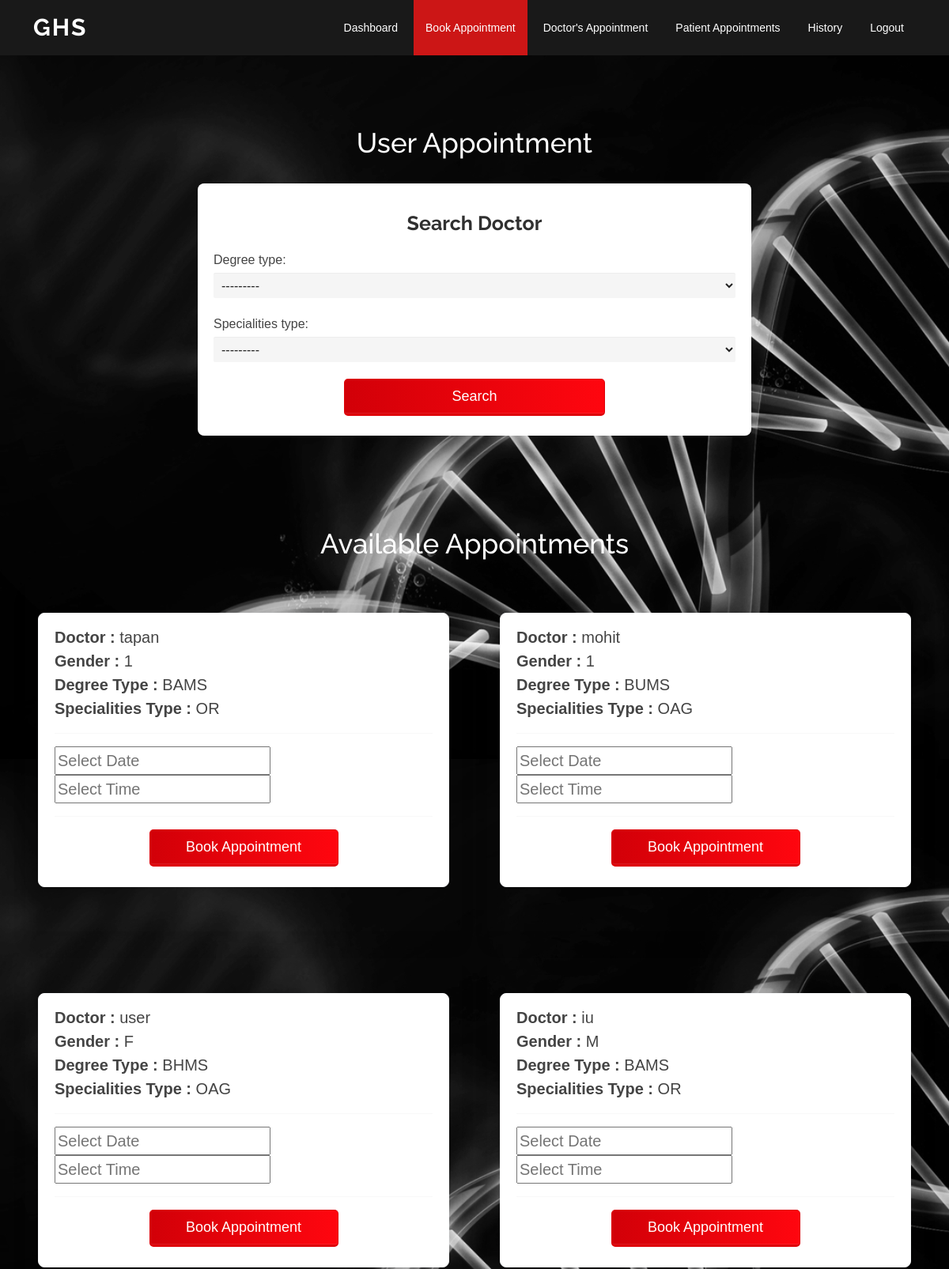
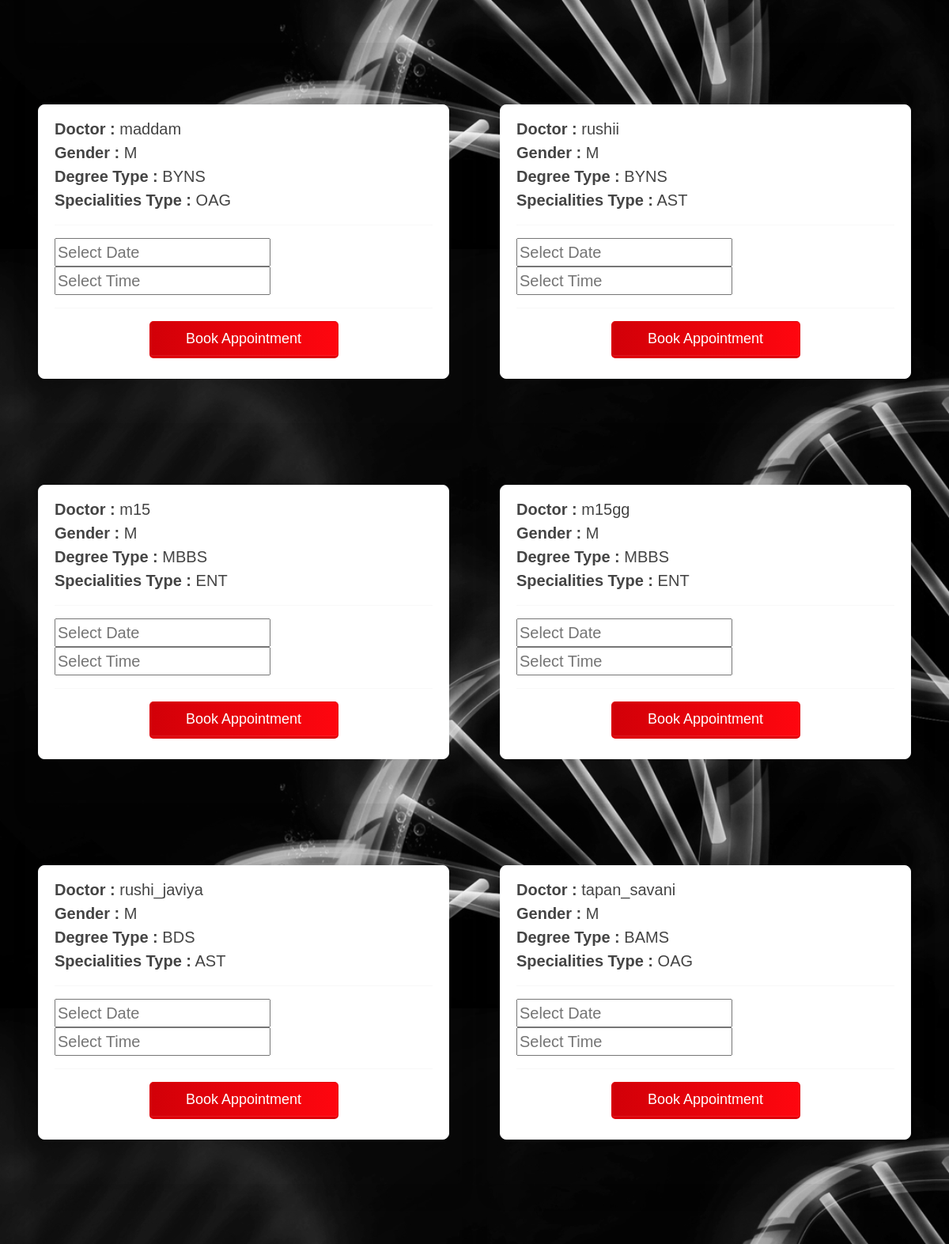
/book_appointment (signed in, upper part), run on the app's committed database (2 pictures, top to bottom).
### ghsapp/models.py (models this page shows)
class doctorInfo(models.Model):
    DEGREE_CHOICES = [
        ("MBBS", "Bachelor of Medicine, Bachelor of Surgery(MBBS)"),
        ("BDS", "Bachelor of Dental Surgery(BDS)"),
        ("BAMS", "Bachelor of Ayurvedic Medicine and Surgery(BAMS)"),
        ("BUMS", "Bachelor of Unani Medicine and Surgery(BUMS)"),
        ("BHMS", "Bachelor of Homeopathy Medicine and Surgery(BHMS)"),
        ("BYNS", "Bachelor of Yoga and Naturopathy Sciences(BYNS)"),
        ("B.V.Sc & AH", "Bachelor of Veterinary Sciences and Animal Husbandry(BVSc&AH)"),
        ("MD", "Doctor of Medicine(MD)"),
        ("MS", "Master of Surgery(MS)"),
        ("DM", "Doctorate of Medicine(DM)"),
    ]
    SPECIALITIES_CHOICES = [
        ("ENT", "Ear, Nose and Throat"),
        ("GS", "General Surgery"),
        ("OP", "Ophthalmology"),
        ("OR", "Orthopaedics"),
        ("OAG", "Obstetrics and Gynaecology"),
        ("DVL", "Dermatology, Venerology and Leprosy"),
        ("AST", "Anaesthesiology"),
        ("PSY", "Psychiatry"),
        ("PTH", "Pathology"),
        ("SVD", "Skin and Venereal diseases"),
        ("PHRM", "Pharmacology"),
        ("PMR", "Physical Medicine and Rehabilitation"),
        ("PHY", "Physiology"),
        ("CRD", "Cardiology"),
        ("PDT", "Paediatrics"),
    ]
    doctor = models.ForeignKey(User, on_delete=models.CASCADE)
    mobile_number = models.CharField(max_length=12)
    profile_pic = models.ImageField(
        upload_to='static/photos/', default='photos/default.png', null=True, blank=True)
    hospital_name = models.CharField(max_length=70, blank=True)
    degree_type = models.CharField(max_length=50, choices=DEGREE_CHOICES)
    specialities_type = models.CharField(
        max_length=50, choices=SPECIALITIES_CHOICES)
    dob = models.CharField(max_length=10)
    gender = models.CharField(
        max_length=1, choices=GENDER_CHOICES)
    def __str__(self):
        return self.doctor.username

### ghsapp/views.py (the view, shortened to what this page needs)
# urls.py: path('book_appointment', views.book_appointment, name='book_appointment'),
@login_required(login_url='error')
def book_appointment(request):
    doctors = doctorInfo.objects.all()
    doctor_fil = doctor_filter(request.GET, queryset=doctors)
    context = {
        'filter': doctor_fil
    }
    try:
        doctorInfo.objects.get(doctor=request.user)
        return render(request, 'user/book_appointment.html', context)
    except:
        return render(request, 'book_appointment_user.html', context)
    return render(request, 'user/book_appointment.html', context)

### templates/user/book_appointment.html (shortened to what this page needs)
<!DOCTYPE html>
<html>
<head>
    <link rel="stylesheet" href="">
    <link href="static/assets2/vendor/aos/aos.css" rel="stylesheet">
    <link href="static/assets2/vendor/bootstrap/css/bootstrap.min.css" rel="stylesheet">
    <link href="static/assets2/vendor/bootstrap-icons/bootstrap-icons.css" rel="stylesheet">
    <link href="static/assets2/vendor/boxicons/css/boxicons.min.css" rel="stylesheet">
    <link href="static/assets2/vendor/glightbox/css/glightbox.min.css" rel="stylesheet">
    <link href="static/assets2/vendor/swiper/swiper-bundle.min.css" rel="stylesheet">
    <link href="static/assets2/css/style.css" rel="stylesheet">
</head>
<body>
    <header id="header" class="d-flex align-items-center">
        <div class="container d-flex align-items-center justify-content-between">
            <h1 class="logo"><a href="{% url 'doctor_home' %}">GHS</a></h1>
            <nav id="navbar" class="navbar">
                <ul>
                    <li><a class="nav-link scrollto" href="{% url 'doctor_home' %}">Dashboard</a></li>
                    <li><a class="nav-link scrollto active" href="{% url 'book_appointment' %}">Book Appointment</a></li>
                    <li><a class="nav-link scrollto" href="{% url 'show_appointment' %}">Doctor's Appointment</a></li>
                    <li><a class="nav-link scrollto " href="{% url 'doctor_show_appointment' %}">Patient Appointments</a>
                    </li>
                    <li><a class="nav-link scrollto" href="{% url 'history' %}">History</a></li>
                    <li><a href="{% url 'signout' %}" class="btn-get-started scrollto">Logout</a></li>
                </ul>
            </nav>
        </div>
    </header>
    <h1 style="margin-top: 160px">User Appointment</h1>
    <form method="GET">
        <h3><strong> Search Doctor </strong></h3>
        {{ filter.form.as_p }}
        <button type="submit">Search</button>
    </form>
    <br />
    <div class="page">
        <h1>Available Appointments</h1>
        <div class=" archive ">
            {% for doctor in filter.qs %}
            <article class="article ">
                <div class="Inn ">
                    <form class="border border-light " action=" " method="POST ">
                        <a><strong> Doctor :</strong></a>
                        <a>{{doctor}}</a>
                        <br />
                        <a><strong>Gender :</strong></a>
                        <a>{{doctor.gender}}</a>
                        <br />
                        <a><strong>Degree Type :</strong></a>
                        <a>{{doctor.degree_type}}</a>
                        <br />
                        <a><strong>Specialities Type :</strong></a>
                        <a>{{doctor.specialities_type}}</a>
                        <hr />
                        <input type="text " id="birthdaytime " name="date " required id="date " placeholder="Select Date " onfocus="(this.type='date' ) ">
                        <br />
                        <input type="text " name="time " required id="time " placeholder="Select Time " placeholder="Select Date " onfocus="(this.type='time' ) ">
                        <hr />
                        <button type="submit " value="{{doctor.doctor.id}} " name="doctor ">Book Appointment</button>
                    </form>
                </div>
            </article>
            {% endfor %}
        </div>
    </div>
</body>
</html>

### static/assets2/css/style.css (style rules this page uses)
body { font-family: "Open Sans", sans-serif; color: #444444; }
a { color: #cc1616; text-decoration: none; }
h1, h2, h3, h4, h5, h6 { font-family: "Raleway", sans-serif; }
#header { background: rgba(25, 25, 25, 0.95); transition: all 0.5s; z-index: 997; height: 70px; }
#header.fixed-top { background: #191919; }
#header .logo { font-size: 30px; margin: 0; padding: 0; line-height: 1; font-weight: 700; letter-spacing: 2px; text-transform: uppercase; }
#header .logo a { color: #fff; }
.scrolled-offset { margin-top: 70px; }
.navbar { padding: 0; }
.navbar ul { margin: 0; padding: 0; display: flex; list-style: none; align-items: center; }
.navbar li { position: relative; }
.navbar > ul > li { margin-left: 5px; }
.navbar a, .navbar a:focus { display: flex; align-items: center; justify-content: space-between; padding: 25px 15px 24px 15px; font-size: 14px; color: #fff; white-space: nowrap; transition: 0.3s; }
.navbar a:hover, .navbar .active, .navbar .active:focus, .navbar li:hover > a { background: #cc1616; }

### templates/user/book_appointment.html (style rules this page uses)
hr { height: 6px; border: none; background: rgba(0, 0, 0, 0.1); }
.page { padding: 2em; max-width: auto; }
.Inn { background: rgba(238, 2, 2, 0); font-size: 20px; }
.archive { display: grid; grid-template-columns: repeat(auto-fit, minmax(390px, 1fr)); grid-gap: 2em; }
.article { padding: 1em; background: rgb(143, 143, 143, 0); border-radius: 5px; box-shadow: 0 5px 10px rgba(0, 0, 0, 0), 0 20px 20px rgba(0, 0, 0, 0.05); }
*, *:before, *:after { -moz-box-sizing: border-box; -webkit-box-sizing: border-box; box-sizing: border-box; }
body { font-family: "Nunito", sans-serif; height: 100vh; background-image: url('static/image/DNA_Wall.jpg'); background-size: cover; position: relative; }
form { max-width: 300px; margin: 40px auto; margin-top: 30px; padding: 15px 20px; background: rgba(255, 255, 255); border-radius: 8px; }
h1 { font-size: 35px; margin: 0 0 20px 0; margin-top: 20px; text-align: center; color: #ffffff; }
h3 { font-size: 25px; margin: 0 0 20px 0; margin-top: 20px; text-align: center; color: #303030; }
input[type="text"], input[type="password"], input[type="date"], input[type="datetime"], input[type="email"], input[type="number"], input[type="search"], input[type="tel"], input[type="time"], input[type="url"], textarea, select { background: rgba(238, 238, 238, 0.8); border: none; font-size: 16px; height: auto; margin: 0; outline: 0; padding: 10px; width: 100%; background-color: rgb(245, 245, 245); color: #242424; box-shadow: 0 1px 0 rgba(0, 0, 0, 0.03) inset; margin-bottom: 5px; }
select { padding: 6px; height: 32px; border-radius: 2px; }
button { align: center; padding: 8px 28px 8px 28px; color: #fff; background-color: #AB0006; font-size: 18px; text-align: center; font-style: normal; border-radius: 5px; width: 50%; border: 1px solid #DE0008; border-width: 1px 1px 3px; box-shadow: 0 -1px 0 rgba(255, 255, 255, 0.1) inset; margin-bottom: 10px; margin-left: 25%; background: -webkit-linear-gradient(to right, #D20008 0%, #FF060F 100%); background: -moz-linear-gradient(to right, #D20008 0%, #FF060F 100%); background: linear-gradient(to right, #D20008 0%, #FF060F 100%); }
label { display: block; margin-bottom: 4px; }
@media screen and (min-width: 480px) { form { max-width: 700px; } }

### data on the page
doctorInfo: doctor.username "tapan", gender "1", degree_type "BAMS", specialities_type "OR"
doctorInfo: doctor.username "mohit", gender "1", degree_type "BUMS", specialities_type "OAG"
doctorInfo: doctor.username "user", gender "F", degree_type "BHMS", specialities_type "OAG"
doctorInfo: doctor.username "iu", gender "M", degree_type "BAMS", specialities_type "OR"
doctorInfo: doctor.username "maddam", gender "M", degree_type "BYNS", specialities_type "OAG"
doctorInfo: doctor.username "rushii", gender "M", degree_type "BYNS", specialities_type "AST"
doctorInfo: doctor.username "m15", gender "M", degree_type "MBBS", specialities_type "ENT"
doctorInfo: doctor.username "m15gg", gender "M", degree_type "MBBS", specialities_type "ENT"
doctorInfo: doctor.username "rushi_javiya", gender "M", degree_type "BDS", specialities_type "AST"
doctorInfo: doctor.username "tapan_savani", gender "M", degree_type "BAMS", specialities_type "OAG"
